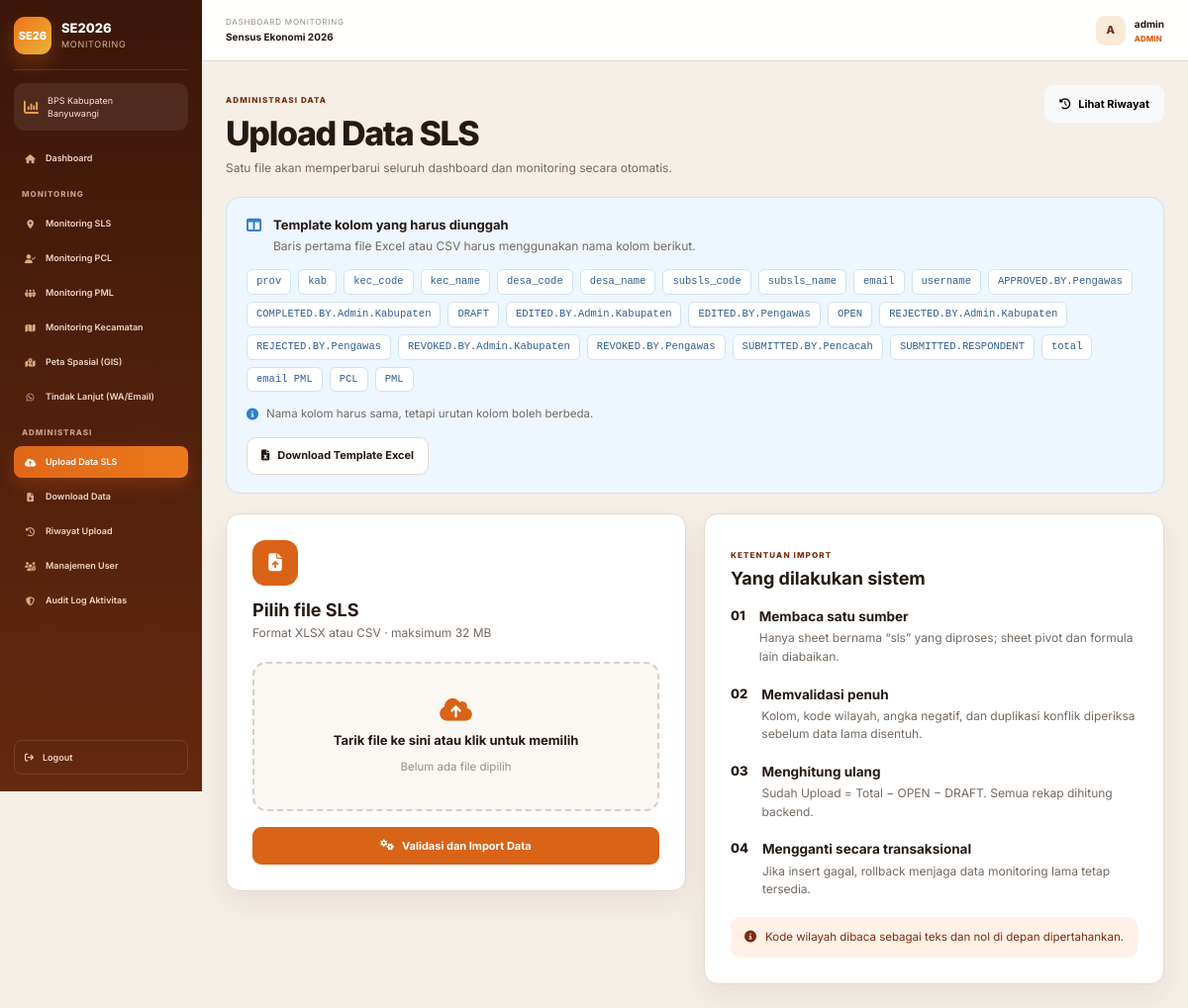
Screenshot of /upload (signed in) with the database file from the repository.
### models/user.py (models this page shows, shortened)
class User(db.Model):
    __tablename__ = "users"
    id = db.Column(db.Integer, primary_key=True)
    nama_lengkap = db.Column(db.String(150), nullable=False)
    username = db.Column(db.String(80), nullable=False, unique=True, index=True)
    email = db.Column(db.String(150), nullable=False, unique=True, index=True)
    password_hash = db.Column(db.String(255), nullable=False)
    role = db.Column(db.Enum("admin", "user", name="user_role"), nullable=False, default="user")
    is_active = db.Column(db.Boolean, nullable=False, default=True)
    created_at = db.Column(db.DateTime, nullable=False, default=datetime.utcnow)
    updated_at = db.Column(db.DateTime, nullable=False, default=datetime.utcnow, onupdate=datetime.utcnow)

### routes/upload_routes.py (the view)
@upload_bp.route("/upload")
@admin_required
def upload():
    max_content_length = current_app.config.get(
        "MAX_CONTENT_LENGTH",
        32 * 1024 * 1024,
    )
    if not max_content_length:
        max_content_length = 32 * 1024 * 1024
    max_file_size_mb = round(
        max_content_length / (1024 * 1024)
    )
    return render_template(
        "upload.html",
        template_columns=TEMPLATE_COLUMNS,
        template_notes=TEMPLATE_NOTES,
        max_file_size_mb=max_file_size_mb,
        required_template_columns=TEMPLATE_COLUMNS,
        optional_template_columns=[],
    )

### routes/auth_routes.py (called while the page is built, shortened)
def _sync_registered_snapshots():
    snapshots = session.get("registered_snapshots") or []
    if not snapshots:
        return

### templates/upload.html (shortened to what this page needs)
{% extends 'base.html' %}
{% block page_id %}
upload
{% endblock %}
{% block content %}
<div class="page-heading">
    <div>
        <span class="eyebrow dark">
            Administrasi data
        </span>
        <h1>Upload Data SLS</h1>
        <p>
            Satu file akan memperbarui seluruh dashboard dan monitoring
            secara otomatis.
        </p>
    </div>
    <a
        class="btn btn-light"
        href="{{ url_for('upload.upload_history') }}"
    >
        <i class="fa-solid fa-clock-rotate-left"></i>
        Lihat Riwayat
    </a>
</div>
<div class="upload-template-info">
    <div class="upload-template-title">
        <i class="fa-solid fa-table-columns"></i>
        <div>
            <strong>
                Template kolom yang harus diunggah
            </strong>
            <span>
                Baris pertama file Excel atau CSV harus menggunakan
                nama kolom berikut.
            </span>
        </div>
    </div>
    <div class="upload-template-columns">
        {% for item in template_columns %}
            <code>{{ item.column }}</code>
        {% endfor %}
    </div>
    <div class="upload-template-note">
        <i class="fa-solid fa-circle-info"></i>
        <span>
            Nama kolom harus sama, tetapi urutan kolom boleh berbeda.
        </span>
    </div>
    <a
        href="{{ url_for('upload.download_template') }}"
        class="btn btn-template-download"
    >
        <i class="fa-solid fa-file-excel"></i>
        Download Template Excel
    </a>
</div>
<div class="upload-layout">
    <article class="panel upload-card">
        <div class="upload-icon">
            <i class="fa-solid fa-file-arrow-up"></i>
        </div>
        <h2>Pilih file SLS</h2>
        <p>
            Format XLSX atau CSV · maksimum
            {{ max_file_size_mb|default(32) }} MB
        </p>
        <form
            action="{{ url_for('upload.upload_data') }}"
            method="post"
            enctype="multipart/form-data"
            id="uploadForm"
        >
            <label
                class="drop-zone"
                for="fileInput"
                id="dropZone"
            >
                <i class="fa-solid fa-cloud-arrow-up"></i>
                <strong>
                    Tarik file ke sini atau klik untuk memilih
                </strong>
                <span id="fileName">
                    Belum ada file dipilih
                </span>
            </label>
            <button
                class="btn btn-primary w-100"
                type="submit"
                id="uploadButton"
            >
                <i class="fa-solid fa-gears"></i>
                Validasi dan Import Data
            </button>
        </form>
    </article>
    <aside class="panel guidance-card">
        <span class="eyebrow dark">
            Ketentuan import
        </span>
        <h2>Yang dilakukan sistem</h2>
        <ol class="process-list">
            <li>
                <span>01</span>
                <div>
                    <strong>Membaca satu sumber</strong>
                    <p>
                        Hanya sheet bernama “sls” yang diproses;
                        sheet pivot dan formula lain diabaikan.
                    </p>
                </div>
            </li>
            <li>
                <span>02</span>
                <div>
                    <strong>Memvalidasi penuh</strong>
                    <p>
                        Kolom, kode wilayah, angka negatif, dan
                        duplikasi konflik diperiksa sebelum data
                        lama disentuh.
                    </p>
                </div>
            </li>
            <li>
                <span>03</span>
                <div>
                    <strong>Menghitung ulang</strong>
                    <p>
                        Sudah Upload = Total − OPEN − DRAFT.
                        Semua rekap dihitung backend.
                    </p>
                </div>
            </li>
            <li>
                <span>04</span>
                <div>
                    <strong>Mengganti secara transaksional</strong>
                    <p>
                        Jika insert gagal, rollback menjaga data
                        monitoring lama tetap tersedia.
                    </p>
                </div>
            </li>
        </ol>
        <div class="info-note">
            <i class="fa-solid fa-circle-info"></i>
            <span>
                Kode wilayah dibaca sebagai teks dan nol di depan
                dipertahankan.
            </span>
        </div>
    </aside>
</div>
{% endblock %}

### templates/base.html (shortened to what this page needs)
<!DOCTYPE html>
<html lang="id">
<head>
  <link
    href="https://cdn.jsdelivr.net/npm/bootstrap@5.3.3/dist/css/bootstrap.min.css"
    rel="stylesheet"
  >
  <link
    href="https://cdnjs.cloudflare.com/ajax/libs/font-awesome/6.5.2/css/all.min.css"
    rel="stylesheet"
  >
  <link
    rel="stylesheet"
    href="{{ url_for('static', filename='css/style.css') }}?v=42"
  >
  <link
    rel="stylesheet"
    href="{{ url_for('static', filename='css/upload-page.css') }}?v=1"
  >
</head>
<body data-page="{% block page_id %}{% endblock %}">
  <div class="app-shell">
    <aside class="sidebar" id="sidebar">
      <div class="sidebar-brand">
        <div class="brand-badge">SE26</div>
        <div class="brand-copy">
          <strong>SE2026</strong>
          <span>Monitoring</span>
        </div>
      </div>
      <div class="sidebar-divider"></div>
      <div class="agency-card">
        <i class="fa-solid fa-chart-column"></i>
        <span>
          BPS Kabupaten<br>
          Banyuwangi
        </span>
      </div>
      <nav class="sidebar-nav">
        <a
          href="/dashboard"
          class="nav-item {% if request.path == '/dashboard' %}active{% endif %}"
        >
          <i class="fa-solid fa-house"></i>
          <span>Dashboard</span>
        </a>
        <div class="nav-section-title">
          Monitoring
        </div>
        <a
          href="/monitoring-sls"
          class="nav-item {% if request.path == '/monitoring-sls' %}active{% endif %}"
        >
          <i class="fa-solid fa-location-dot"></i>
          <span>Monitoring SLS</span>
        </a>
        <a
          href="/monitoring-pcl"
          class="nav-item {% if request.path == '/monitoring-pcl' %}active{% endif %}"
        >
          <i class="fa-solid fa-user-check"></i>
          <span>Monitoring PCL</span>
        </a>
        <a
          href="/monitoring-pml"
          class="nav-item {% if request.path == '/monitoring-pml' %}active{% endif %}"
        >
          <i class="fa-solid fa-people-group"></i>
          <span>Monitoring PML</span>
        </a>
        <a
          href="/monitoring-kecamatan"
          class="nav-item {% if request.path == '/monitoring-kecamatan' %}active{% endif %}"
        >
          <i class="fa-solid fa-map"></i>
          <span>Monitoring Kecamatan</span>
        </a>
        <a
          href="/peta-spasial"
          class="nav-item {% if request.path == '/peta-spasial' %}active{% endif %}"
        >
          <i class="fa-solid fa-map-location-dot"></i>
          <span>Peta Spasial (GIS)</span>
        </a>
        <a
          href="/tindak-lanjut"
          class="nav-item {% if request.path == '/tindak-lanjut' %}active{% endif %}"
        >
          <i class="fa-brands fa-whatsapp"></i>
          <span>Tindak Lanjut (WA/Email)</span>
        </a>
        {% if current_user.role == 'admin' %}
        <div class="nav-section-title">
          Administrasi
        </div>
        <a
          href="/upload"
          class="nav-item {% if request.path == '/upload' %}active{% endif %}"
        >
          <i class="fa-solid fa-cloud-arrow-up"></i>
          <span>Upload Data SLS</span>
        </a>
        <a
          href="/download"
          class="nav-item {% if request.path == '/download' %}active{% endif %}"
        >
          <i class="fa-solid fa-file-arrow-down"></i>
          <span>Download Data</span>
        </a>
        <a
          href="/riwayat-upload"
          class="nav-item {% if 'riwayat' in request.path %}active{% endif %}"
        >
          <i class="fa-solid fa-clock-rotate-left"></i>
          <span>Riwayat Upload</span>
        </a>
        <a
          href="/admin/users"
          class="nav-item {% if 'users' in request.path %}active{% endif %}"
        >
          <i class="fa-solid fa-users-gear"></i>
          <span>Manajemen User</span>
        </a>
        <a
          href="/admin/logs"
          class="nav-item {% if 'logs' in request.path %}active{% endif %}"
        >
          <i class="fa-solid fa-shield-halved"></i>
          <span>Audit Log Aktivitas</span>
        </a>
        {% endif %}
      </nav>
      <div class="sidebar-footer">
        <a href="/logout" class="logout-link">
          <i class="fa-solid fa-arrow-right-from-bracket"></i>
          <span>Logout</span>
        </a>
      </div>
    </aside>
    <div class="app-main">
      <header class="topbar">
        <div class="topbar-left">
          <div>
            <span>Dashboard Monitoring</span>
            <strong>Sensus Ekonomi 2026</strong>
          </div>
        </div>
        <div class="topbar-user">
          <div class="user-avatar">
            {{
              (
                current_user.username
                if current_user.username
                else 'A'
              )[0]|upper
            }}
          </div>
          <div class="user-copy">
            <strong>
              {{
                current_user.username
                if current_user.username
                else 'Pengguna'
              }}
            </strong>
            <span>
              {{ current_user.role|upper }}
            </span>
          </div>
        </div>
      </header>
      <main class="main-content">
        {% block content %}{% endblock %}
      </main>
    </div>
  </div>
</body>
</html>

### static/css/upload-page.css (style rules this page uses)
.upload-template-info { margin-bottom: 20px; padding: 18px 20px; border: 1px solid #cfe3f5; border-radius: 14px; background: #eef6ff; }
.upload-template-title { display: flex; align-items: flex-start; gap: 12px; margin-bottom: 14px; }
.upload-template-title > i { flex: 0 0 auto; margin-top: 2px; color: #2f7fd1; font-size: 15px; }
.upload-template-title > div { display: flex; flex-direction: column; gap: 3px; }
.upload-template-title strong { font-size: 13px; font-weight: 700; color: var(--text-dark); }
.upload-template-title span { font-size: 12px; color: var(--text-medium); line-height: 1.5; }
.upload-template-columns { display: flex; flex-wrap: wrap; gap: 7px; margin-bottom: 14px; }
.upload-template-columns code { padding: 4px 9px; font-size: 10.5px; font-family: "SFMono-Regular", Consolas, monospace; color: #2f5f92; border: 1px solid #cfe3f5; border-radius: 6px; background: #ffffff; }
.upload-template-note { display: flex; align-items: center; gap: 8px; margin-bottom: 14px; font-size: 11.5px; color: var(--text-medium); }
.upload-template-note i { color: #2f7fd1; font-size: 12px; }
.btn-template-download { border: 1px solid var(--border); background: #ffffff; color: var(--text-dark); }
.upload-layout { display: grid; grid-template-columns: minmax(0, 1fr) minmax(0, 1fr); gap: 18px; align-items: start; }
.upload-card, .guidance-card { padding: 26px; }
.upload-icon { display: grid; place-items: center; width: 46px; height: 46px; margin-bottom: 14px; color: #ffffff; font-size: 18px; border-radius: 13px; background: var(--orange-600); }
.upload-card h2 { margin: 0 0 4px; font-size: 18px; font-weight: 700; color: var(--text-dark); }
.upload-card > p { margin: 0 0 20px; font-size: 12px; color: var(--text-medium); }
.drop-zone { position: relative; display: flex; flex-direction: column; align-items: center; justify-content: center; gap: 8px; padding: 34px 18px; margin-bottom: 16px; text-align: center; cursor: pointer; border: 2px dashed #d9cec3; border-radius: 14px; background: var(--cream-50); transition: border-color 0.18s ease, background 0.18s ease; }
.drop-zone i { font-size: 26px; color: var(--orange-600); }
.drop-zone strong { font-size: 13px; font-weight: 700; color: var(--text-dark); }
.drop-zone span { font-size: 11.5px; color: var(--text-light); }
.w-100 { width: 100%; }
.guidance-card h2 { margin: 4px 0 18px; font-size: 18px; font-weight: 700; color: var(--text-dark); }
.process-list { display: flex; flex-direction: column; gap: 18px; margin: 0 0 18px; padding: 0; list-style: none; }
.process-list li { display: flex; gap: 14px; }
.process-list li > span { flex: 0 0 auto; font-size: 13px; font-weight: 800; color: var(--text-dark); }
.process-list li > div { display: flex; flex-direction: column; gap: 3px; }
.process-list strong { font-size: 13.5px; font-weight: 700; color: var(--text-dark); }
.process-list p { margin: 0; font-size: 12px; line-height: 1.55; color: var(--text-medium); }
.info-note { display: flex; align-items: flex-start; gap: 9px; padding: 12px 14px; font-size: 11.5px; line-height: 1.5; color: var(--brown-700); border-radius: 10px; background: var(--orange-100); }
.info-note i { margin-top: 2px; font-size: 12px; }

### rows the page displays
User: username "A", username "admin", role "ADMIN"

### other values shown
{{ item.column }} "prov" "kab" "kec_code" "kec_name" "desa_code" "desa_name" "subsls_code" "subsls_name" "email" "username" "APPROVED.BY.Pengawas" "COMPLETED.BY.Admin.Kabupaten" "DRAFT" "EDITED.BY.Admin.Kabupaten" "EDITED.BY.Pengawas" "OPEN" "REJECTED.BY.Admin.Kabupaten" "REJECTED.BY.Pengawas" "REVOKED.BY.Admin.Kabupaten" "REVOKED.BY.Pengawas" "SUBMITTED.BY.Pencacah" "SUBMITTED.RESPONDENT" "total" "email PML" "PCL" "PML"
{{ max_file_size_mb|default(32) }} "32"
